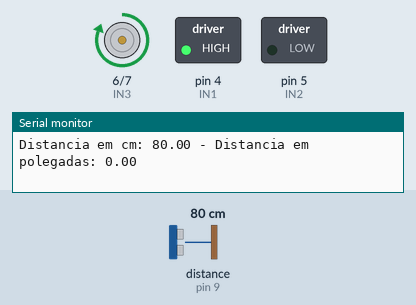
A sketch run on a simulated Arduino Uno, built with avr-gcc and run on an emulated ATmega328P. Shown: motor-driver pin pairs drawn as motors (green arrow = first pin HIGH = forward, orange = second pin HIGH = backward, longer = more drive), switched loads named in the sketch (green lamp = pin HIGH), the last lines printed to the serial monitor. Inputs (shaded band) come from the test bench; at power-on: distance to the obstacle (sensor on pin 9) 80 cm. The echo pulse lasts 58.3 µs per cm.

Above: at 1.2 s.
1.3 s: distance to the obstacle (sensor on pin 9) set to 44 cm
4.3 s: distance to the obstacle (sensor on pin 9) set to 36 cm
At 4.7 s:
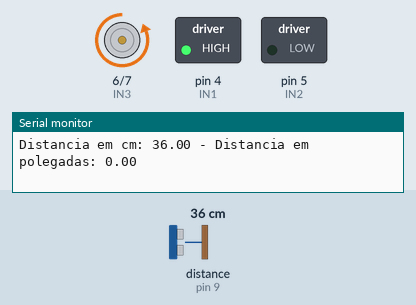
5.8 s: distance to the obstacle (sensor on pin 9) set to 60 cm
At 6.2 s:
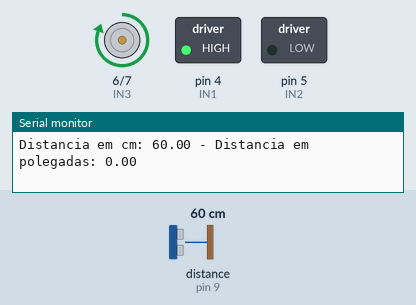
8.8 s: distance to the obstacle (sensor on pin 9) set to 18 cm
At 10.0 s:
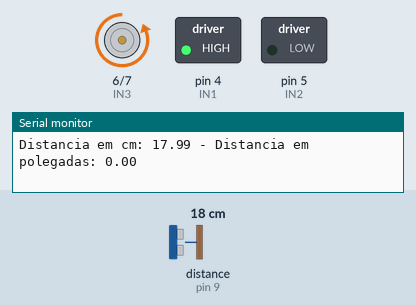
Timing chart, 0 to 11.8 s (numbered marks = the images above; inputs shaded):
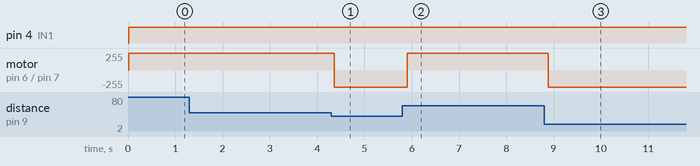

The sketch:

makeblock_like.ino
```cpp
//Programa : Controle 2 motores DC usando Ponte H L298N
//Autor : FILIPEFLOP

//Definicoes pinos Arduino ligados a entrada da Ponte H
int IN1 = 4;
int IN2 = 5;
int IN3 = 6;
int IN4 = 7;

//int velocidadeA = 12;
//int velocidadeB = 13;

#include <Ultrasonic.h>

//Define os pinos para o trigger e echo
#define pino_trigger 8
#define pino_echo 9

//Inicializa o sensor nos pinos definidos acima
Ultrasonic ultrasonic(pino_trigger, pino_echo);

void setup()
{
  //Define os pinos como saida
 pinMode(IN1, OUTPUT);
 pinMode(IN2, OUTPUT);
 pinMode(IN3, OUTPUT);
 pinMode(IN4, OUTPUT);
 //pinMode(velocidadeA,OUTPUT);
 //pinMode(velocidadeB,OUTPUT);
 Serial.begin(9600);
 Serial.println("Lendo dados do sensor...");
}

void loop()
{
 float cmMsec, inMsec;
 long microsec = ultrasonic.timing();
 cmMsec = ultrasonic.convert(microsec, Ultrasonic::CM);
 Serial.print("Distancia em cm: ");
 Serial.print(cmMsec);
 Serial.print(" - Distancia em polegadas: ");
 Serial.println(inMsec);

 if (cmMsec > 40.0) {
    digitalWrite(IN1, HIGH);
    digitalWrite(IN2, LOW);
    digitalWrite(IN3, HIGH);
    digitalWrite(IN4, LOW);
 }
 else {
    digitalWrite(IN1, HIGH);
    digitalWrite(IN2, LOW);
    digitalWrite(IN3, LOW);
    digitalWrite(IN4, HIGH);
  }

   //delay(500);

}
```

Measured:
- the behaviour switches between 41 and 40 cm on distance to the obstacle (sensor on pin 9) (found by bisection; images 0 and 1)
- after the input at 4.3 s, motor on pin 6 (IN3) / pin 7 (IN4): forward 255/255 → backward 255/255 after 0.06 s
- after the input at 5.8 s, motor on pin 6 (IN3) / pin 7 (IN4): backward 255/255 → forward 255/255 after 0.11 s
- after the input at 8.8 s, motor on pin 6 (IN3) / pin 7 (IN4): forward 255/255 → backward 255/255 after 0.08 s
